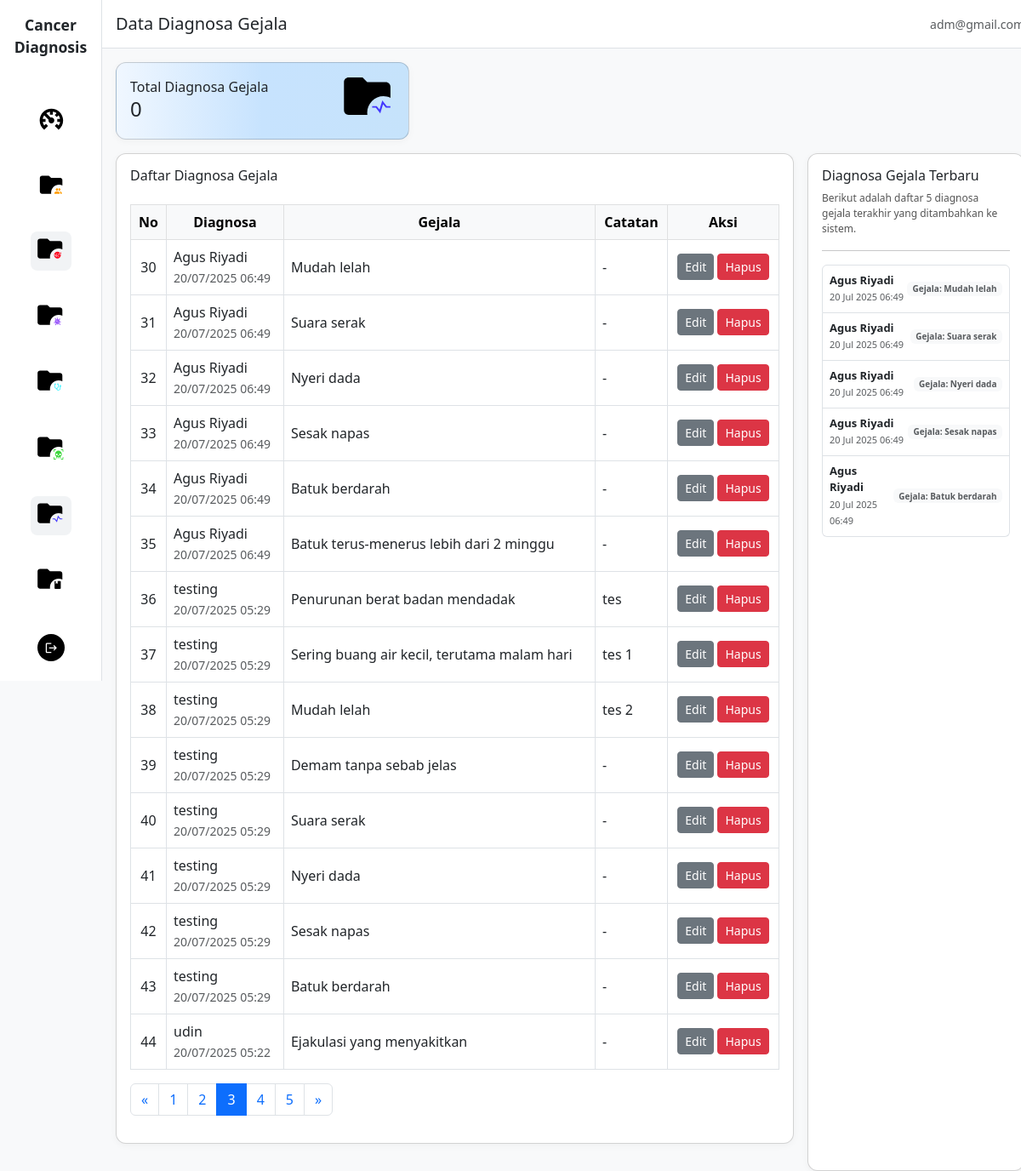
The app's page /gejala/diagnosa/?page=3, older data.
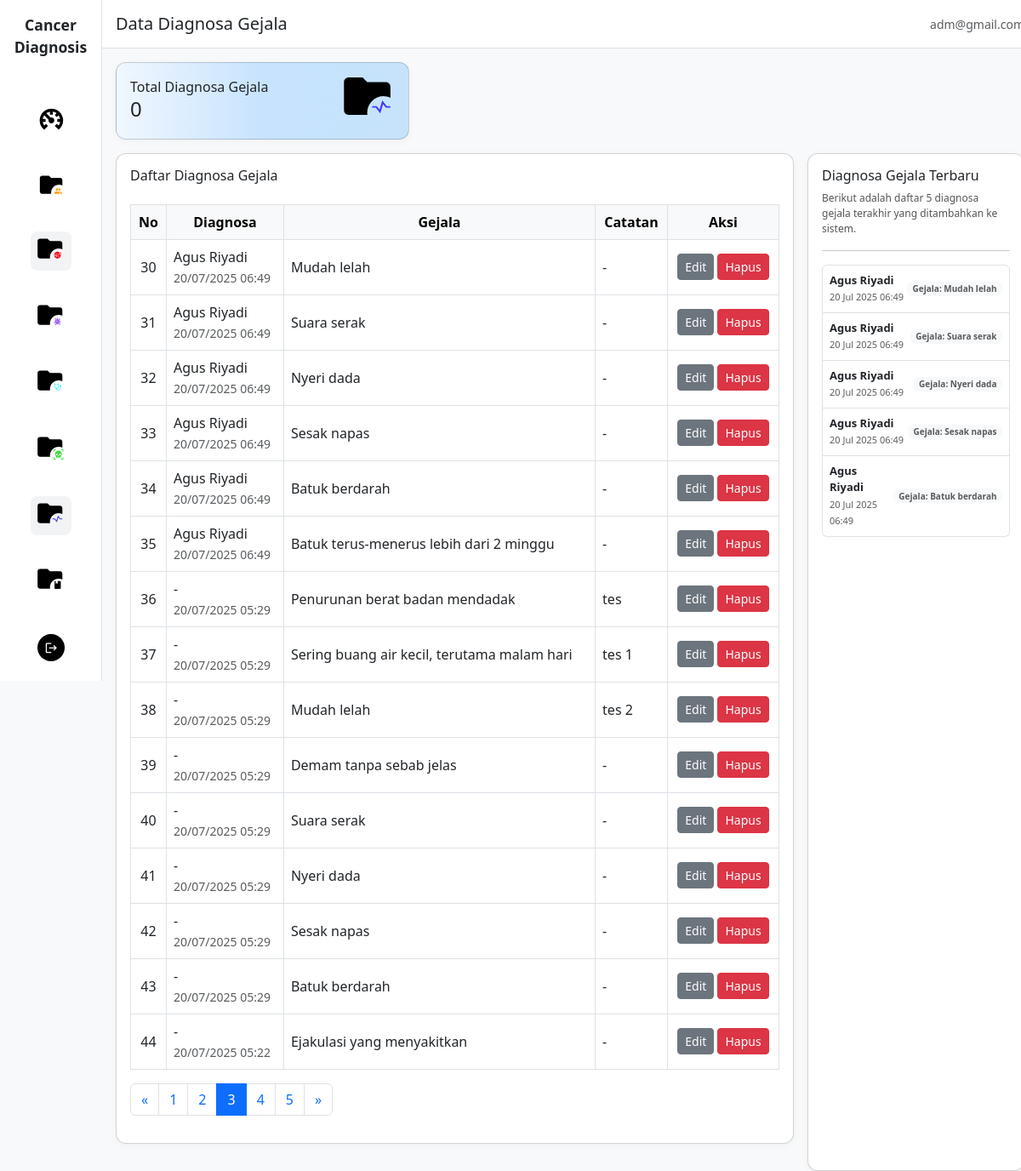
The same page, newer data.
### sp_kanker_diagnosa_app/models.py (models this page shows, shortened)
class GejalaDiagnosa(models.Model):
    diagnosa = models.ForeignKey(Diagnosa, on_delete=models.CASCADE, related_name='gejala_terpilih')
    gejala = models.ForeignKey(Gejala, on_delete=models.CASCADE)
    tingkat_keparahan = models.CharField(max_length=20, choices=[
        ('RINGAN', 'Ringan'),
        ('SEDANG', 'Sedang'),
        ('BERAT', 'Berat'),
    ], default='SEDANG')
    durasi = models.CharField(max_length=50, blank=True, help_text="Berapa lama gejala muncul")
    bobot_pengguna = models.DecimalField(
        max_digits=5,
        decimal_places=4,
        validators=[MinValueValidator(Decimal('0.0000')), MaxValueValidator(Decimal('1.0000'))],
        default=Decimal('1.0000'),
        help_text="Bobot kepercayaan pengguna terhadap gejala (0.0000 - 1.0000)"
    )
    catatan = models.TextField(blank=True, help_text="Catatan tambahan untuk gejala ini")
    dipilih_pada = models.DateTimeField(auto_now_add=True)
    class Meta:
        unique_together = ('diagnosa', 'gejala')
        verbose_name = "Gejala Diagnosa"
        verbose_name_plural = "Gejala Diagnosa"

class Diagnosa(models.Model):
    STATUS_CHOICES = [
        ('PROSES', 'Dalam Proses'),
        ('SELESAI', 'Selesai'),
        ('BATAL', 'Dibatalkan'),
    ]
    pasien = models.ForeignKey(Pasien, on_delete=models.SET_NULL, null=True, blank=True, related_name='diagnosa')
    tanggal = models.DateTimeField(auto_now_add=True)
    status = models.CharField(max_length=10, choices=STATUS_CHOICES, default='PROSES')
    catatan = models.TextField(blank=True, help_text="Catatan tambahan dari diagnosa")
    total_gejala = models.PositiveIntegerField(default=0, help_text="Jumlah gejala yang dipilih")
    class Meta:
        verbose_name = "Diagnosa"
        verbose_name_plural = "Diagnosa"
        ordering = ['-tanggal']

class Pasien(models.Model):
    JENIS_KELAMIN_CHOICES = [
        ('L', 'Laki-laki'),
        ('P', 'Perempuan'),
    ]
    nama = models.CharField(max_length=100)
    jenis_kelamin = models.CharField(max_length=10, choices=JENIS_KELAMIN_CHOICES)
    tanggal_lahir = models.DateField(null=True, blank=True)
    alamat = models.TextField(blank=True)
    no_hp = models.CharField(max_length=20, blank=True)
    umur = models.PositiveIntegerField(null=True, blank=True, help_text="Umur dalam tahun")
    riwayat_keluarga = models.TextField(blank=True, help_text="Riwayat kanker dalam keluarga")
    dibuat = models.DateTimeField(auto_now_add=True)
    diperbarui = models.DateTimeField(auto_now=True)
    class Meta:
        verbose_name = "Pasien"
        verbose_name_plural = "Pasien"
        ordering = ['-dibuat']

class Gejala(models.Model):
    KATEGORI_CHOICES = [
        ('UMUM', 'Gejala Umum'),
        ('KHUSUS', 'Gejala Khusus'),
        ('LANJUTAN', 'Gejala Lanjutan'),
    ]
    kode = models.CharField(max_length=10, unique=True)
    nama = models.CharField(max_length=150)
    deskripsi = models.TextField(blank=True)
    kategori = models.CharField(max_length=20, choices=KATEGORI_CHOICES, default='UMUM')
    pertanyaan = models.TextField(help_text="Pertanyaan untuk mengidentifikasi gejala")
    dibuat = models.DateTimeField(auto_now_add=True)
    class Meta:
        verbose_name = "Gejala"
        verbose_name_plural = "Gejala"
        ordering = ['kategori', 'nama']

### sp_kanker_diagnosa_app/views.py (the view)
# urls.py: path('gejala/diagnosa/', views.gejala_diagnosa_list, name='gejala_diagnosa_list'),
def gejala_diagnosa_list(request):
    gejala_diagnosa_qs = GejalaDiagnosa.objects.select_related('diagnosa', 'gejala').all()
    paginator = Paginator(gejala_diagnosa_qs.order_by('-dipilih_pada'), 15)
    page_number = request.GET.get('page')
    page_obj = paginator.get_page(page_number)
    context = {
        'page_obj': page_obj,
        'gejala_diagnosa_count': gejala_diagnosa_qs.count(),
    }
    return render(request, 'diagnosa_gejala/list.html', context)

### templates/diagnosa_gejala/list.html (shortened to what the changed rows need)
{% extends 'base.html' %}
{% load static %}
{% block content %}
<main class="col-md-10 col-lg-11 col-12 main-content">
    <div class="row g-3 px-3">
        <div class="col-12 col-lg-9 mb-3 mb-lg-0">
            <div class="card card-custom p-3 table-card">
                <div class="table-responsive">
                    <table class="table table-bordered mt-3 align-middle">
                        <thead class="table-light">
                            <tr class="text-center">
                                <th>No</th>
                                <th>Diagnosa</th>
                                <th>Gejala</th>
                                <th>Catatan</th>
                                <th>Aksi</th>
                            </tr>
                        </thead>
                        <tbody>
                            {% for dg in page_obj %}
                            <tr>
                                <td class="text-center">
                                    {% if page_obj.has_other_pages %}
                                        {{ forloop.counter0|add:page_obj.start_index|add:"-1" }}
                                    {% else %}
                                        {{ forloop.counter }}
                                    {% endif %}
                                </td>
                                <td>
                                    {{ dg.diagnosa.pasien.nama|default:"-" }}<br>
                                    <small class="text-muted">{{ dg.diagnosa.tanggal|date:"d/m/Y H:i" }}</small>
                                </td>
                                <td>
                                    {{ dg.gejala.nama|default:"-" }}
                                </td>
                                <td>
                                    {{ dg.catatan|truncatechars:40|default:"-" }}
                                </td>
                                <td class="text-center">
                                    <a href="{% url 'gejala_diagnosa_update' dg.id %}" class="btn btn-sm btn-secondary">Edit</a>
                                    <a href="{% url 'gejala_diagnosa_delete' dg.id %}" class="btn btn-sm btn-danger" onclick="return confirm('Yakin hapus data ini?')">Hapus</a>
                                </td>
                            </tr>
                            {% empty %}
                            <tr>
                                <td colspan="6" class="text-center text-muted">Tidak ada data diagnosa gejala.</td>
                            </tr>
                            {% endfor %}
                        </tbody>
                    </table>
                </div>
            </div>
        </div>
    </div>
</main>
{% endblock %}

Row changes from the older to the newer data that the page shows:
changed through a linked row, GejalaDiagnosa "tes": diagnosa.pasien.nama "testing" → "-"
changed through a linked row, GejalaDiagnosa "tes 1": diagnosa.pasien.nama "testing" → "-"
changed through a linked row, GejalaDiagnosa "tes 2": diagnosa.pasien.nama "testing" → "-"
changed through a linked row, GejalaDiagnosa "Demam tanpa sebab jelas": diagnosa.pasien.nama "testing" → "-"
changed through a linked row, GejalaDiagnosa (number 11 of 15 on the later page): diagnosa.pasien.nama "testing" → "-"
changed through a linked row, GejalaDiagnosa (number 12 of 15 on the later page): diagnosa.pasien.nama "testing" → "-"
changed through a linked row, GejalaDiagnosa (number 13 of 15 on the later page): diagnosa.pasien.nama "testing" → "-"
changed through a linked row, GejalaDiagnosa (number 14 of 15 on the later page): diagnosa.pasien.nama "testing" → "-"
changed through a linked row, GejalaDiagnosa "Ejakulasi yang menyakitkan": diagnosa.pasien.nama "udin" → "-"
